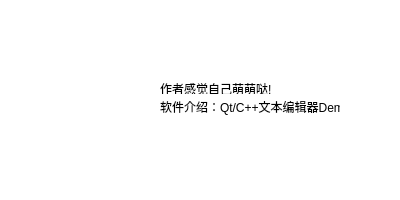
<?xml version="1.0" encoding="UTF-8"?>
<ui version="4.0">
 <class>about</class>
 <widget class="QDialog" name="about">
  <property name="geometry">
   <rect>
    <x>0</x>
    <y>0</y>
    <width>400</width>
    <height>200</height>
   </rect>
  </property>
  <property name="minimumSize">
   <size>
    <width>400</width>
    <height>200</height>
   </size>
  </property>
  <property name="maximumSize">
   <size>
    <width>400</width>
    <height>200</height>
   </size>
  </property>
  <property name="windowTitle">
   <string>Dialog</string>
  </property>
  <property name="styleSheet">
   <string notr="true">background-color: rgb(255, 255, 255);</string>
  </property>
  <widget class="QLabel" name="images">
   <property name="geometry">
    <rect>
     <x>30</x>
     <y>10</y>
     <width>131</width>
     <height>151</height>
    </rect>
   </property>
   <property name="text">
    <string>&lt;!DOCTYPE HTML PUBLIC &quot;-//W3C//DTD HTML 4.0//EN&quot; &quot;http://www.w3.org/TR/REC-html40/strict.dtd&quot;&gt;
&lt;html&gt;&lt;head&gt;&lt;meta name=&quot;qrichtext&quot; content=&quot;1&quot; /&gt;&lt;style type=&quot;text/css&quot;&gt;
p, li { white-space: pre-wrap; }
&lt;/style&gt;&lt;/head&gt;&lt;body style=&quot; font-family:'SimSun'; font-size:9pt; font-weight:400; font-style:normal;&quot;&gt;
&lt;p style=&quot; margin-top:0px; margin-bottom:0px; margin-left:0px; margin-right:0px; -qt-block-indent:0; text-indent:0px;&quot;&gt;&lt;img src=&quot;:/new/rsc/images/author.jpg&quot; /&gt;&lt;/p&gt;&lt;/body&gt;&lt;/html&gt;</string>
   </property>
  </widget>
  <widget class="QLabel" name="software">
   <property name="geometry">
    <rect>
     <x>160</x>
     <y>80</y>
     <width>180</width>
     <height>14</height>
    </rect>
   </property>
   <property name="text">
    <string>&lt;html&gt;&lt;head/&gt;&lt;body&gt;&lt;p&gt;作者感觉自己萌萌哒!&lt;/p&gt;&lt;/body&gt;&lt;/html&gt;</string>
   </property>
  </widget>
  <widget class="QLabel" name="author">
   <property name="geometry">
    <rect>
     <x>160</x>
     <y>90</y>
     <width>180</width>
     <height>34</height>
    </rect>
   </property>
   <property name="text">
    <string>&lt;html&gt;&lt;head/&gt;&lt;body&gt;&lt;p&gt;软件介绍：Qt/C++文本编辑器Demo&lt;/p&gt;&lt;/body&gt;&lt;/html&gt;</string>
   </property>
  </widget>
  <zorder>images</zorder>
  <zorder>author</zorder>
  <zorder>software</zorder>
 </widget>
 <resources/>
 <connections/>
</ui>
